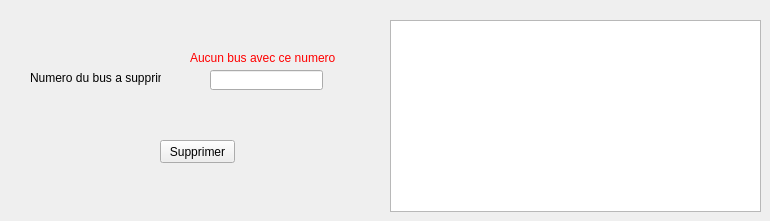
   <widget class="QWidget" name="tab_3">
    <attribute name="title">
     <string>Suppression</string>
    </attribute>
    <widget class="QLineEdit" name="lineEdit_numerosupprimer">
     <property name="geometry">
      <rect>
       <x>210</x>
       <y>70</y>
       <width>113</width>
       <height>20</height>
      </rect>
     </property>
    </widget>
    <widget class="QLabel" name="label_4">
     <property name="geometry">
      <rect>
       <x>30</x>
       <y>70</y>
       <width>131</width>
       <height>16</height>
      </rect>
     </property>
     <property name="text">
      <string>Numero du bus a supprimer</string>
     </property>
    </widget>
    <widget class="QPushButton" name="pushButton_supprimer">
     <property name="geometry">
      <rect>
       <x>160</x>
       <y>140</y>
       <width>75</width>
       <height>23</height>
      </rect>
     </property>
     <property name="text">
      <string>Supprimer</string>
     </property>
    </widget>
    <widget class="QTableView" name="tableView_bussupprimer">
     <property name="geometry">
      <rect>
       <x>390</x>
       <y>20</y>
       <width>371</width>
       <height>192</height>
      </rect>
     </property>
    </widget>
    <widget class="QLabel" name="label_nobus">
     <property name="geometry">
      <rect>
       <x>190</x>
       <y>50</y>
       <width>161</width>
       <height>16</height>
      </rect>
     </property>
     <property name="styleSheet">
      <string notr="true">color:red;</string>
     </property>
     <property name="text">
      <string>Aucun bus avec ce numero</string>
     </property>
    </widget>
   </widget>
